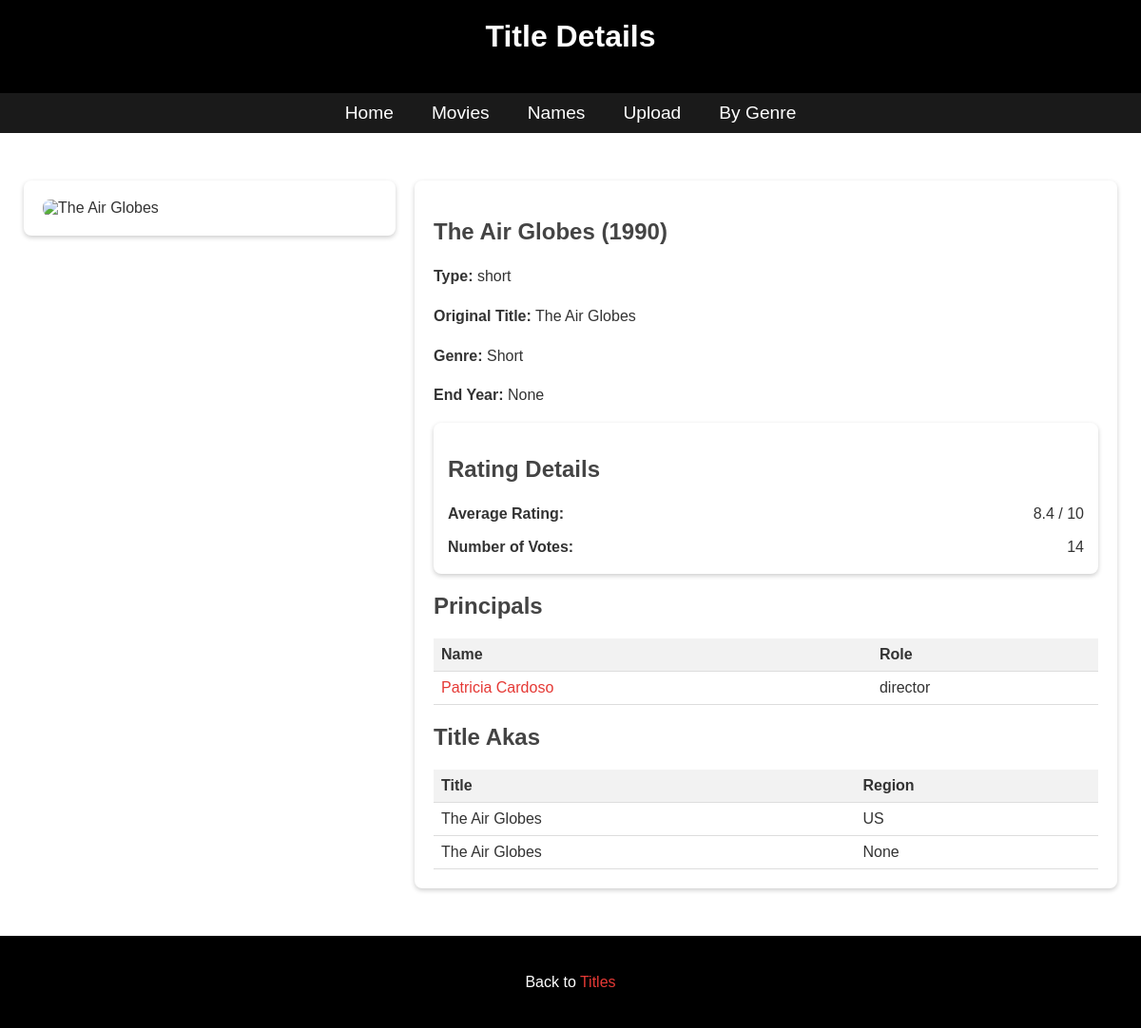
Screenshot of /ntuaflix_api/title/tt0099006/html with the database file from the repository.
### myApp/models.py (models this page shows)
class Movies(models.Model):
  IS_ADULT_CHOICES = [
    (0, 'False'),
    (1, 'True')
  ]
  TITLE_TYPE_CHOICES = [
    ('short', 'short'),
    ('movie', 'movie'),
    ('tvEpisode', 'tvEpisode'),
    ]
  tconst = models.CharField(max_length=255, unique=True, primary_key=True)
  titleType = models.CharField(max_length=20, choices=TITLE_TYPE_CHOICES, null=False)
  primaryTitle = models.CharField(max_length=255, null=False)
  originalTitle = models.CharField(max_length=255, null=False)
  isAdult = models.BooleanField(choices=IS_ADULT_CHOICES, default=0)
  startYear = models.CharField(max_length=255, null=False, blank=False)
  endYear = models.CharField(max_length=255, default='\\N', null=True, blank=True)
  runtimeMinutes = models.PositiveIntegerField(default="\\N",null=True, blank=True)
  genres = models.CharField(max_length=255,default="\\N", null=True, blank=True)
  img_url_asset = models.URLField(max_length=2000, default="\\N", blank=True, null=True)

class Ratings(models.Model):
  tconst = models.CharField(max_length=255, unique=True, primary_key=True)
  averageRating = models.CharField(max_length=255, null=False, blank=False)
  numVotes = models.PositiveIntegerField(null=False, blank=False)

class Names(models.Model):
  nconst = models.CharField(max_length=255, unique=True, primary_key=True)
  primaryName = models.CharField(max_length=255, null=False)
  birthYear = models.CharField(max_length=255, default="\\N", null=True,blank=True)
  deathYear = models.CharField(max_length=255, default="\\N", null=True, blank=True)
  primaryProfession = models.CharField(default="\\N", max_length=255,null=True, blank=True)
  knownForTitles = models.CharField(default="\\N", max_length=255,null=True, blank=True)  # Assuming this is a comma-separated list of movie IDs
  img_url_asset = models.URLField(default="\\N",max_length=1024, null=True, blank=True)

class Principals(models.Model):
   tconst = models.CharField(max_length=255,null=False, blank=False)
   ordering = models.SmallIntegerField(null=False, blank=False)
   nconst = models.CharField(max_length=255,null=False, blank=False)
   category = models.CharField(max_length=255,null=False, blank=False)
   job = models.CharField(max_length=255,null=True, blank=True, default="\\N")
   characters = models.CharField(max_length=255,null=True, blank=True, default="\\N")
   img_url_asset = models.URLField(max_length=2000, default="\\N", blank=True, null=True)
   class Meta:
    unique_together = (('tconst', 'ordering'))

class Akas(models.Model):
    IS_ORIGINAL_CHOICES = [
     (0, 'False'),
     (1, 'True')
  ]
    titleId = models.CharField(max_length=255,null=False, blank=False)
    ordering = models.SmallIntegerField(null=False, blank=False)
    title = models.CharField(max_length=255,null=False, blank=False)
    region = models.CharField(max_length=255,null=True, blank=True, default="\\N")
    language = models.CharField(max_length=255,null=True, blank=True, default="\\N")
    types = models.CharField(max_length=255, null=True, blank=True, default="\\N")
    attributes = models.CharField(max_length=255, null=True, blank=True, default="\\N")
    isOriginalTitle = models.BooleanField(choices=IS_ORIGINAL_CHOICES, default=0)
    class Meta:
        unique_together = (('titleId', 'ordering'))

### myApp/views.py (the view)
# urls.py: path("title/<str:tconst>/html",views.title_details, name="title details html"),
def title_details(request, tconst):
  try:
    title = Movies.objects.get(tconst=tconst)
    template = loader.get_template('title_details.html')
    try:
        rating = Ratings.objects.get(tconst=tconst)
        rating_object = (f"Average Rating: {rating.averageRating}",f"Number of Votes: {rating.numVotes}" )
    except Ratings.DoesNotExist:
        rating = None
        rating_object = None
    try:
        akas = Akas.objects.filter(titleId=tconst)
        akas_titles = [(entry.title,entry.region,entry.titleId) for entry in akas]
    except Akas.DoesNotExist:
        akas = None
        akas_titles = None
    try:
        principal = Principals.objects.filter(tconst=tconst)
        principal_id_and_name = []
        for x in principal:
            try:
                name_entry = Names.objects.get(nconst=x.nconst)
                principal_id_and_name.append((name_entry.primaryName,x.category,x.nconst))
            except Names.DoesNotExist:
                name_entry = None
                principal_id_and_name.append((x.nconst, x.category, None))
    except Principals.DoesNotExist:
        principal = None
    if title.img_url_asset == None :
        full_url = None
    else:
        baseurl = title.img_url_asset
        width = "w220_and_h330_face"
        full_url = baseurl.replace("{width_variable}", width)
    context = {
        'title': title,
        'image_url': full_url,
        'rating':rating
    }
    titleObject = {
        'title':title,
        'titleID':title.tconst,
        'primaryTitle':title.primaryTitle,
        'type':title.titleType,
        'originalTitle': title.originalTitle,
        'titlePoster': full_url,
        'startYear': title.startYear,
        'endYear':title.endYear,
        'genres': title.genres,
        'titleAkas':akas_titles,
        'principals': principal_id_and_name,
        'rating':rating,
        'rating_object':rating_object
    }
    return HttpResponse(template.render(titleObject,request))
  except Movies.DoesNotExist:
        return JsonResponse({'error': 'Movie not found'}, status=404)

### myApp/templates/title_details.html (shortened to what this page needs)
<!DOCTYPE html>
<html lang="en">
<head>
</head>
<body>
<header>
    <h1>Title Details</h1>
</header>
<nav>
    <a href="/ntuaflix_api/">Home</a>
    <a href="/ntuaflix_api/title">Movies</a>
    <a href="/ntuaflix_api/name">Names</a>
    <a href="/ntuaflix_api/upload">Upload</a>
    <a href="/ntuaflix_api/bygenre/html">By Genre</a>
</nav>
<div class="container">
    <div class="movie-sidebar">
        {% if titlePoster %}
            <div class="movie-image">
                <img src="{{ titlePoster }}" alt="{{ primaryTitle }}" />
            </div>
        {% else %}
            <p>Poster not available.</p>
        {% endif %}
    </div>
    <div class="movie-content">
        <h2>{{ primaryTitle }} ({{ startYear }})</h2>
        <div class="movie-details">
            <p><strong>Type:</strong> {{ type }}</p>
            <p><strong>Original Title:</strong> {{ originalTitle }}</p>
            <p><strong>Genre:</strong> {{ genres }}</p>
            <p><strong>End Year:</strong> {{ endYear }}</p>
            {% if rating_object %}
                <div class="rating-section">
                    <h2>Rating Details</h2>
                    <dl>
                        <dt>Average Rating:</dt>
                        <dd>{{ rating.averageRating }} / 10</dd>
                        <dt>Number of Votes:</dt>
                        <dd>{{ rating.numVotes }}</dd>
                    </dl>
                </div>
            {% else %}
                <p>There are no available ratings for this title.</p>
            {% endif %}
            {% if principals %}
                <h2>Principals</h2>
                <table>
                    <thead>
                        <tr>
                            <th>Name</th>
                            <th>Role</th>
                        </tr>
                    </thead>
                    <tbody>
                        {% for principal in principals %}
                        <tr>
                            <td><a href="/ntuaflix_api/name/{{ principal.2 }}/html">{{ principal.0 }}</a></td>
                            <td>{{ principal.1 }}</td>
                        </tr>
                        {% endfor %}
                    </tbody>
                </table>
            {% endif %}
            {% if titleAkas %}
                <h2>Title Akas</h2>
                <table>
                    <thead>
                        <tr>
                            <th>Title</th>
                            <th>Region</th>
                        </tr>
                    </thead>
                    <tbody>
                        {% for aka in titleAkas %}
                        <tr>
                            <td>{{ aka.0 }}</td>
                            <td>{{ aka.1 }}</td>
                        </tr>
                        {% endfor %}
                    </tbody>
                </table>
            {% endif %}
        </div>
    </div>
</div>
<div class="footer">
    <p>Back to <a href="/ntuaflix_api/title">Titles</a></p>
</div>
</body>
</html>

### myApp/templates/title_details.html (style rules this page uses)
body { font-family: Arial, sans-serif; margin: 0; padding: 0; background: url('https://png.pngtree.com/thumb_back/fh260/background/20230703/pngtree-3d-rendered-movie-theatre-with-white-screen-image_3732826.jpg') no-repeat center center fixed; background-size: cover; color: #333; }
header, .footer { background-color: #000000; color: white; text-align: center; padding: 20px 0; }
nav { background-color: #1a1a1a; padding: 10px 0; display: flex; justify-content: center; align-items: center; }
nav a { color: white; margin: 0 20px; text-decoration: none; font-size: 1.2em; transition: color 0.3s ease-out; }
.container { display: flex; justify-content: center; align-items: flex-start; padding: 40px 15px; flex-wrap: wrap; max-width: 1200px; margin: 0 auto; }
.movie-content, .movie-sidebar { background-color: #fff; padding: 20px; margin: 10px; border-radius: 8px; box-shadow: 0 2px 5px rgba(0,0,0,0.2); }
.movie-sidebar { flex: 1 0 200px; max-width: 30%; max-height: fit-content; }
.movie-content { flex: 2; max-width: 70%; }
.movie-image img { width: 100%; border-radius: 8px; max-width: 400px; }
h1 { color:#fff; margin-top: 0; }
h2 { color: #444; margin-top: 20px; }
.movie-details p, .footer p, dd, dt { font-size: 16px; line-height: 1.6; }
table { width: 100%; border-collapse: collapse; margin-top: 20px; }
th, td { text-align: left; padding: 8px; border-bottom: 1px solid #ddd; }
th { background-color: #f2f2f2; }
a { color: #E53935; text-decoration: none; transition: color 0.3s ease-out; }
.rating-section { background-color: #fff; padding: 15px; margin-top: 10px; border-radius: 8px; box-shadow: 0 2px 5px rgba(0,0,0,0.2); }
dl { display: grid; grid-template-columns: auto auto; gap: 10px 20px; margin: 0; }
dt { font-weight: bold; }
dd { margin: 0; text-align: right; }

### rows the page displays
Movies: primaryTitle "The Air Globes", startYear "1990", titleType "short", originalTitle "The Air Globes", genres "Short"
Ratings: averageRating "8.4", numVotes "14"
Names: primaryName "Patricia Cardoso"
Principals: category "director"
Akas: title "The Air Globes", region "US"
Akas: title "The Air Globes"

### other values shown
{{ endYear }} "None"
{{ aka.1 }} "None"
